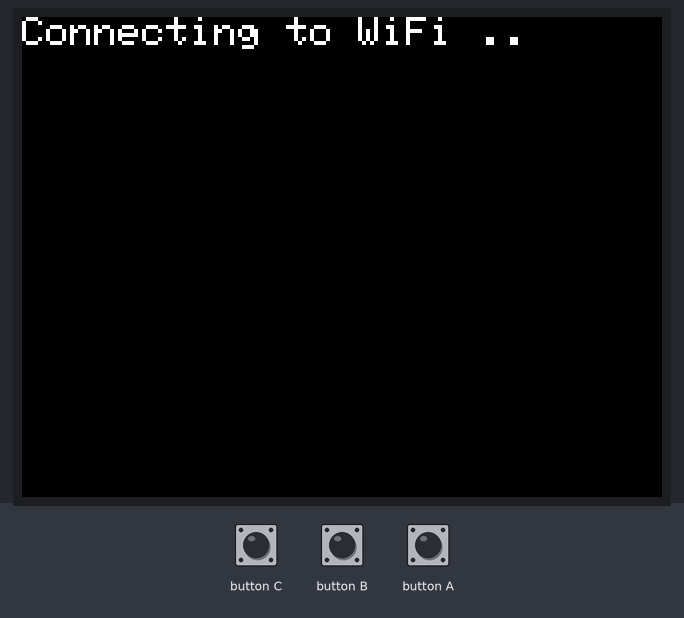
A sketch run on a simulated ESP32. Shown: 320×240 colour display. WiFi joins after 1.5 s; servers stay silent unless stated; uploads are accepted with an empty reply; random numbers use the default seed unless the sketch sets one; what the sketch prints to the serial monitor is not drawn.

Above: at 1.3 s.
At 1.9 s:
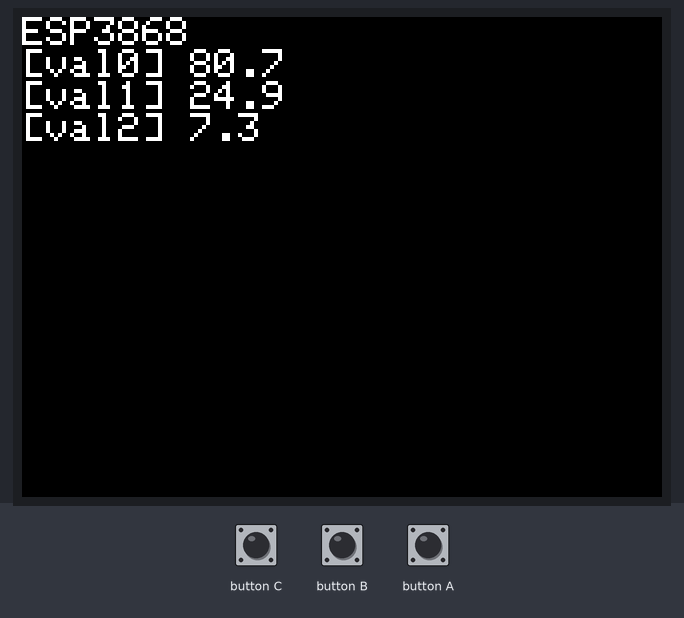
At 32.2 s:
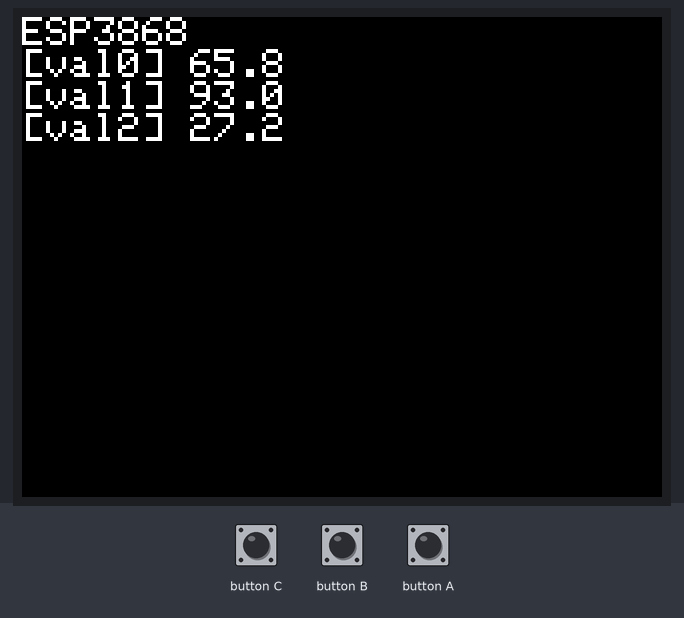
At 62.5 s:
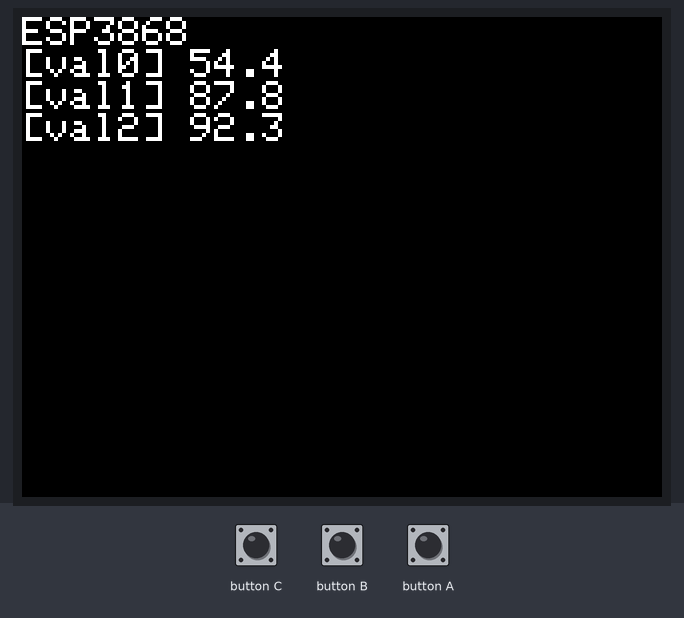
At 92.8 s:
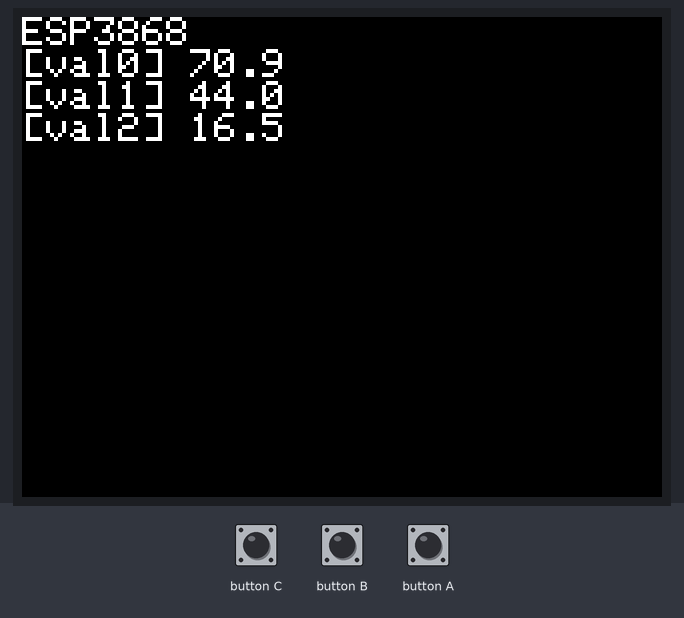
At 123.1 s:
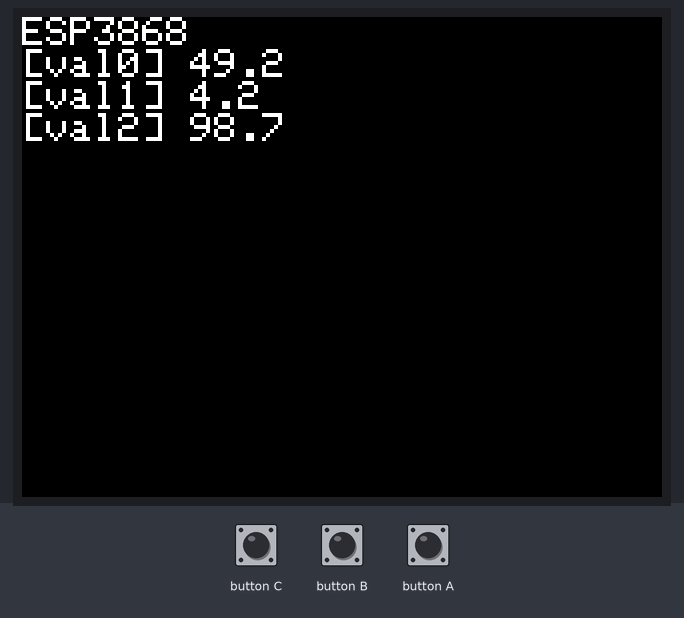

Measured:
- what the display in image 0 shows lasts 0.6 s, from 1.2 s to 1.8 s
- what the display in image 1 shows lasts 30.4 s, from 1.8 s to 32.2 s

The sketch:

2024_12_17_WIFI_test.ino
```cpp
#include <M5Stack.h>
#include <WiFi.h>
#include <HTTPClient.h>

const char* ssid     = "TP-Link_146C";
const char* password = "52777882";
const char* deployid = "AKfycbyn3lh2EIiGJLmwycbL_wMe4bBCWjd01676xPmYAMv5kteDBWWmkTetyJap5VSfnLDI";
uint32_t    interval = 30; // unit:sec
uint16_t    chipid   = ESP.getEfuseMac() % 10000;

void setup() {
  M5.begin();
  M5.Lcd.setTextSize(2);
  M5.Lcd.fillScreen(BLACK);
  M5.Lcd.setCursor(0, 0);
  M5.Lcd.print("Connecting to WiFi ");
  WiFi.begin(ssid, password);
  while(WiFi.status() != WL_CONNECTED) {
    delay(500);
    M5.Lcd.print(".");
  }
  M5.Lcd.println(" WiFi connected");
}

void loop() {
  M5.update();
  float val0 = random(0, 1000) / 10.0;
  float val1 = random(0, 1000) / 10.0;
  float val2 = random(0, 1000) / 10.0;
  M5.Lcd.fillScreen(BLACK);
  M5.Lcd.setCursor(0, 0);
  M5.Lcd.print("ESP");
  M5.Lcd.println(chipid);
  M5.Lcd.printf("[val0] %.1f\n[val1] %.1f\n[val2] %.1f\n", val0, val1, val2);
  addRowToGoogleSheets(val0, val1, val2);
  delay(interval * 1000);
}

void addRowToGoogleSheets(float val0, float val1, float val2) {
  HTTPClient http;
  String url = "https://script.google.com/macros/s/" + String(deployid) + "/exec?chipid=ESP" + String(chipid) + "&val0=" + String(val0) + "&val1=" + String(val1) + "&val2=" + String(val2);
  Serial.println("[HTTP] begin...");
  Serial.println(url);
  http.begin(url);
  Serial.println("[HTTP] GET...");
  int httpCode = http.GET();
  if(httpCode > 0) {
    Serial.printf("[HTTP] GET... code: %d\n", httpCode);
    if(httpCode == HTTP_CODE_OK) {
      String payload = http.getString();
      Serial.println(payload);
    }
  } else {
    Serial.printf("[HTTP] GET... failed, error: %s\n", http.errorToString(httpCode).c_str());
    M5.Lcd.println("[HTTP] GET failed");
  }
  http.end();
}


//const char* ssid     = "TP-Link_146C";
//const char* password = "52777882";
```
